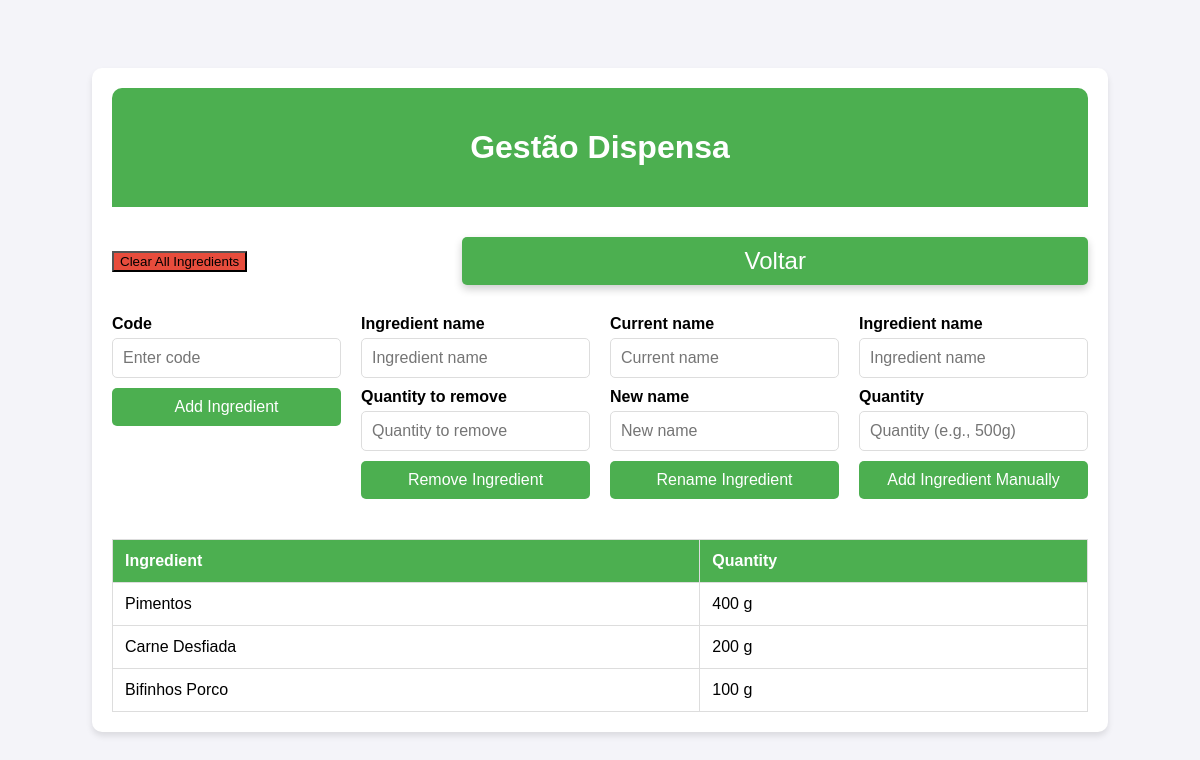
Page /dispensa on the earlier database version.
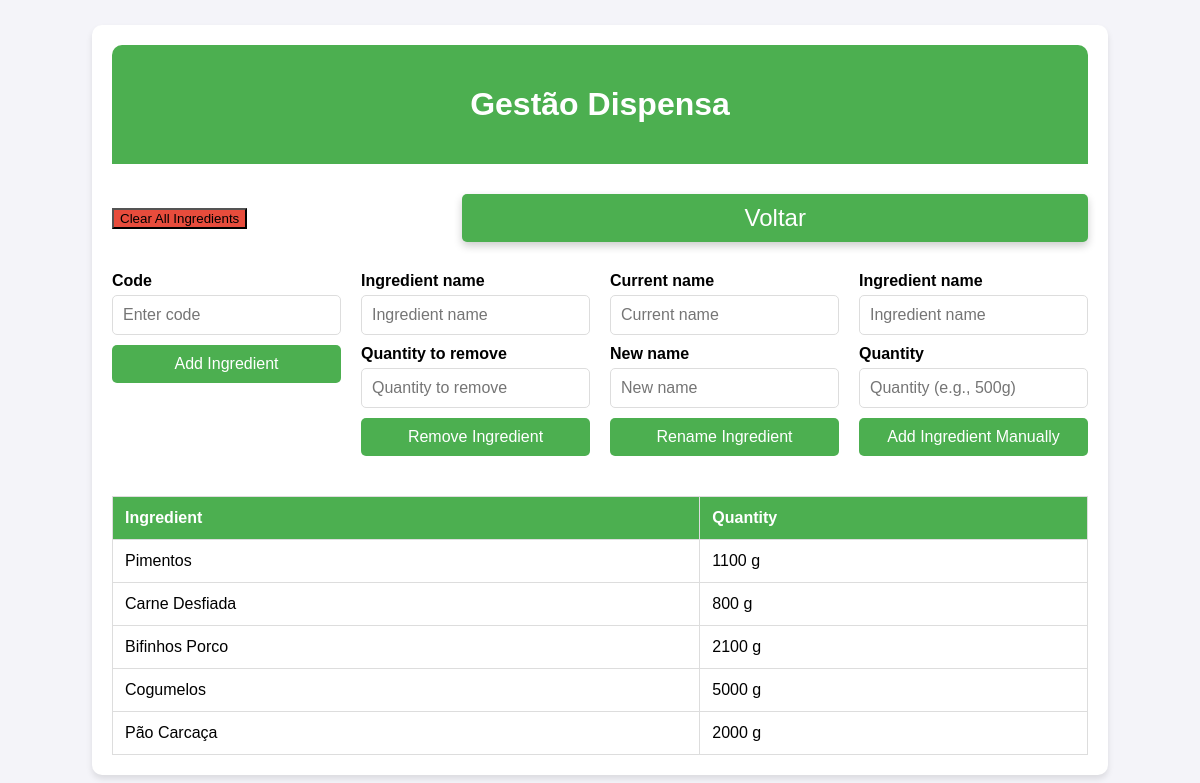
Same page on the later database version.
### app.py (models this page shows)
class Ingredient(db.Model):
    id = db.Column(db.Integer, primary_key=True)
    name = db.Column(db.String(100), nullable=False)
    quantity = db.Column(db.String(50), nullable=False)
    expiration_date = db.Column(db.String(50))

### app.py (the view)
@app.route('/dispensa')
def dispensa():
    ingredients = Ingredient.query.all()
    return render_template('dispensa.html', ingredients=ingredients)

### templates/dispensa.html (shortened to what this page needs)
<!DOCTYPE html>
<html lang="en">
<head>
    <link rel="stylesheet" href="{{ url_for('static', filename='styles/styles.css') }}">
</head>
<body>
    <div class="container">
        <header>
            <h1>Gestão Dispensa</h1>
        </header>
        <div style="display: flex; justify-content: space-between; align-items: center; margin: 20px 0;">
            <button class="button-clear" onclick="clearIngredients()">Clear All Ingredients</button>
            <a href="{{ url_for('index') }}" class="button">Voltar</a>
        </div>
        <div class="form-container">
            <form method="POST" action="{{ url_for('add_ingredient') }}" class="form-group">
                <label for="code">Code</label>
                <input type="text" id="code" name="code" placeholder="Enter code">
                <input type="submit" value="Add Ingredient">
            </form>
            <form method="POST" action="{{ url_for('remove_ingredient') }}" class="form-group">
                <label for="ingredient_name">Ingredient name</label>
                <input type="text" id="ingredient_name" name="ingredient_name" placeholder="Ingredient name">
                <label for="quantity_to_remove">Quantity to remove</label>
                <input type="text" id="quantity_to_remove" name="quantity_to_remove" placeholder="Quantity to remove">
                <input type="submit" value="Remove Ingredient">
            </form>
            <form method="POST" action="{{ url_for('rename_ingredient') }}" class="form-group">
                <label for="current_name">Current name</label>
                <input type="text" id="current_name" name="current_name" placeholder="Current name">
                <label for="new_name">New name</label>
                <input type="text" id="new_name" name="new_name" placeholder="New name">
                <input type="submit" value="Rename Ingredient">
            </form>
            <form method="POST" action="{{ url_for('add_ingredient_manual') }}" class="form-group">
                <label for="manual_name">Ingredient name</label>
                <input type="text" id="manual_name" name="name" placeholder="Ingredient name">
                <label for="manual_quantity">Quantity</label>
                <input type="text" id="manual_quantity" name="quantity" placeholder="Quantity (e.g., 500g)">
                <input type="submit" value="Add Ingredient Manually">
            </form>
        </div>
        <div class="table-container">
            <table>
                <thead>
                    <tr>
                        <th>Ingredient</th>
                        <th>Quantity</th>
                    </tr>
                </thead>
                <tbody>
                    {% for ingredient in ingredients %}
                    <tr>
                        <td>{{ ingredient.name }}</td>
                        <td>{{ ingredient.quantity }}</td>
                    </tr>
                    {% endfor %}
                </tbody>
            </table>
        </div>
    </div>
</body>
</html>

### static/styles/styles.css (style rules this page uses)
body { font-family: Helvetica, sans-serif; background-color: #fdebd0; margin: 0; padding: 0; display: flex; flex-direction: column; align-items: center; justify-content: center; height: 100vh; }
.button { display: block; width: 60%; padding: 20px; margin: 10px 0; border: none; border-radius: 50px; color: white; font-size: 1.5em; text-align: center; text-decoration: none; box-shadow: 0 4px 8px rgba(0, 0, 0, 0.2); transition: 0.3s; }

### templates/dispensa.html (style rules this page uses)
body { font-family: 'Arial', sans-serif; background-color: #f4f4f9; margin: 0; padding: 0; }
.container { max-width: 1200px; margin: 50px auto; padding: 20px; background-color: #fff; border-radius: 10px; box-shadow: 0 4px 6px rgba(0, 0, 0, 0.1); }
header { text-align: center; padding: 20px 0; background-color: #4CAF50; color: white; border-radius: 10px 10px 0 0; }
.button { display: inline-block; padding: 10px 20px; margin: 10px 0; color: white; background-color: #4CAF50; text-decoration: none; border-radius: 5px; text-align: center; transition: background-color 0.3s ease; cursor: pointer; }
.button-clear { background-color: #e74c3c; }
.form-container { display: flex; flex-wrap: wrap; gap: 20px; margin-bottom: 30px; }
.form-group { flex: 1; display: flex; flex-direction: column; }
.form-group label { font-weight: bold; margin-bottom: 5px; }
.form-group input[type="text"], .form-group input[type="number"], .form-group input[type="submit"] { padding: 10px; margin-bottom: 10px; font-size: 16px; border: 1px solid #ddd; border-radius: 5px; transition: border-color 0.3s ease; }
.form-group input[type="submit"] { background-color: #4CAF50; color: white; border: none; cursor: pointer; }
.table-container { overflow-x: auto; }
table { width: 100%; border-collapse: collapse; }
table, th, td { border: 1px solid #ddd; }
th, td { padding: 12px; text-align: left; }
th { background-color: #4CAF50; color: white; }

Differences in the rows shown:
changed Ingredient "Pimentos": quantity "400 g" → "1100 g"
changed Ingredient "Carne Desfiada": quantity "200 g" → "800 g"
changed Ingredient "Bifinhos Porco": quantity "100 g" → "2100 g"
added Ingredient: name "Cogumelos", quantity "5000 g"
added Ingredient: name "Pão Carcaça", quantity "2000 g"
